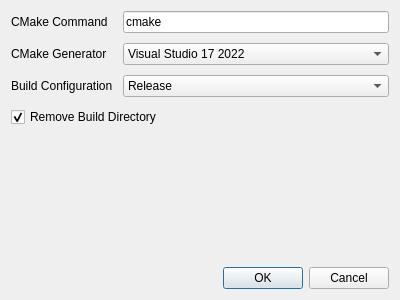
<?xml version="1.0" encoding="UTF-8"?>
<ui version="4.0">
 <class>BuildPlatformBinaryDialog</class>
 <widget class="QDialog" name="BuildPlatformBinaryDialog">
  <property name="geometry">
   <rect>
    <x>0</x>
    <y>0</y>
    <width>400</width>
    <height>300</height>
   </rect>
  </property>
  <property name="windowTitle">
   <string>Build Plaform Binary</string>
  </property>
  <layout class="QGridLayout" name="gridLayout">
   <property name="spacing">
    <number>10</number>
   </property>
   <item row="4" column="0" colspan="2">
    <spacer name="verticalSpacer">
     <property name="orientation">
      <enum>Qt::Vertical</enum>
     </property>
     <property name="sizeHint" stdset="0">
      <size>
       <width>20</width>
       <height>40</height>
      </size>
     </property>
    </spacer>
   </item>
   <item row="1" column="1">
    <widget class="QComboBox" name="cmakeGeneratorComboBox">
     <property name="sizePolicy">
      <sizepolicy hsizetype="Expanding" vsizetype="Fixed">
       <horstretch>0</horstretch>
       <verstretch>0</verstretch>
      </sizepolicy>
     </property>
     <item>
      <property name="text">
       <string>Visual Studio 17 2022</string>
      </property>
     </item>
     <item>
      <property name="text">
       <string>Visual Studio 16 2019</string>
      </property>
     </item>
     <item>
      <property name="text">
       <string>Visual Studio 15 2017</string>
      </property>
     </item>
    </widget>
   </item>
   <item row="2" column="0">
    <widget class="QLabel" name="label_3">
     <property name="text">
      <string>Build Configuration</string>
     </property>
    </widget>
   </item>
   <item row="0" column="0">
    <widget class="QLabel" name="label_2">
     <property name="text">
      <string>CMake Command</string>
     </property>
    </widget>
   </item>
   <item row="2" column="1">
    <widget class="QComboBox" name="buildConfigurationComboBox">
     <item>
      <property name="text">
       <string>Release</string>
      </property>
     </item>
     <item>
      <property name="text">
       <string>Debug</string>
      </property>
     </item>
    </widget>
   </item>
   <item row="5" column="0" colspan="2">
    <widget class="QDialogButtonBox" name="buttonBox">
     <property name="orientation">
      <enum>Qt::Horizontal</enum>
     </property>
     <property name="standardButtons">
      <set>QDialogButtonBox::Cancel|QDialogButtonBox::Ok</set>
     </property>
    </widget>
   </item>
   <item row="1" column="0">
    <widget class="QLabel" name="label">
     <property name="text">
      <string>CMake Generator</string>
     </property>
    </widget>
   </item>
   <item row="0" column="1">
    <widget class="QLineEdit" name="cmakeComandLineEdit">
     <property name="text">
      <string>cmake</string>
     </property>
    </widget>
   </item>
   <item row="3" column="0" colspan="2">
    <widget class="QCheckBox" name="removeBuildDirectoryCheckBox">
     <property name="text">
      <string>Remove Build Directory</string>
     </property>
     <property name="checked">
      <bool>true</bool>
     </property>
    </widget>
   </item>
  </layout>
 </widget>
 <resources/>
 <connections>
  <connection>
   <sender>buttonBox</sender>
   <signal>accepted()</signal>
   <receiver>BuildPlatformBinaryDialog</receiver>
   <slot>accept()</slot>
   <hints>
    <hint type="sourcelabel">
     <x>248</x>
     <y>254</y>
    </hint>
    <hint type="destinationlabel">
     <x>157</x>
     <y>274</y>
    </hint>
   </hints>
  </connection>
  <connection>
   <sender>buttonBox</sender>
   <signal>rejected()</signal>
   <receiver>BuildPlatformBinaryDialog</receiver>
   <slot>reject()</slot>
   <hints>
    <hint type="sourcelabel">
     <x>316</x>
     <y>260</y>
    </hint>
    <hint type="destinationlabel">
     <x>286</x>
     <y>274</y>
    </hint>
   </hints>
  </connection>
 </connections>
</ui>
